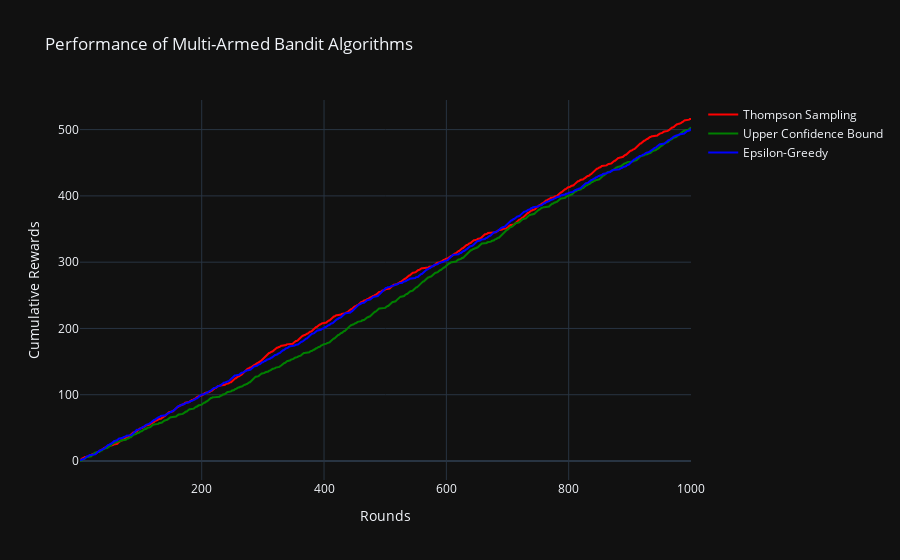

Write notebook code for a chart like this one.
### Markdown cell above
# CIA-I

### Code cell
import numpy as np
import plotly.graph_objects as go
import random

# Define constants for the problem
NUM_ALGORITHMS = 3
NUM_PRODUCTS = 10
NUM_ROUNDS = 1000

# Initialize variables to track cumulative rewards
cumulative_rewards = np.zeros((NUM_ALGORITHMS, NUM_ROUNDS))

# Store data for the Thompson Sampling algorithm
def thompson_sampling(num_rounds, num_products):
    """
    Function to implement Thompson Sampling Algorithm.
    """
    product_rewards_1 = [0] * num_products
    product_rewards_0 = [0] * num_products
    total_rewards = []

    for round_num in range(num_rounds):
        product_selected = 0
        max_beta = 0
        
        for i in range(num_products):
            beta_sample = random.betavariate(product_rewards_1[i] + 1, product_rewards_0[i] + 1)
            if beta_sample > max_beta:
                max_beta = beta_sample
                product_selected = i

        reward = random.choice([0, 1])  # Simulate customer click
        if reward == 1:
            product_rewards_1[product_selected] += 1
        else:
            product_rewards_0[product_selected] += 1
        
        total_rewards.append(sum(product_rewards_1))

    return total_rewards

# Implement the UCB algorithm
def upper_confidence_bound(num_rounds, num_products):
    """
    Function to implement Upper Confidence Bound (UCB) Algorithm.
    """
    rewards = [0] * num_products
    counts = [0] * num_products
    total_rewards = []

    for round_num in range(num_rounds):
        product_selected = 0
        max_ucb = 0

        for i in range(num_products):
            if counts[i] > 0:
                avg_reward = rewards[i] / counts[i]
                delta = np.sqrt(2 * np.log(round_num + 1) / counts[i])
                ucb = avg_reward + delta
            else:
                ucb = 1e400  # Set to a large value

            if ucb > max_ucb:
                max_ucb = ucb
                product_selected = i

        reward = random.choice([0, 1])  # Simulate customer click
        rewards[product_selected] += reward
        counts[product_selected] += 1

        total_rewards.append(sum(rewards))

    return total_rewards

# Implement the epsilon-greedy algorithm
def epsilon_greedy(num_rounds, num_products, epsilon=0.1):
    """
    Function to implement Epsilon-Greedy Algorithm.
    """
    rewards = [0] * num_products
    counts = [0] * num_products
    total_rewards = []

    for round_num in range(num_rounds):
        explore = random.uniform(0, 1) < epsilon
        if explore:
            product_selected = random.randint(0, num_products - 1)
        else:
            avg_rewards = [rewards[i] / counts[i] if counts[i] > 0 else 0 for i in range(num_products)]
            product_selected = np.argmax(avg_rewards)

        reward = random.choice([0, 1])  # Simulate customer click
        rewards[product_selected] += reward
        counts[product_selected] += 1

        total_rewards.append(sum(rewards))

    return total_rewards

# Run simulations for each algorithm
def run_algorithms(num_rounds, num_products):
    """
    Run all three algorithms and collect data.
    """
    ts_rewards = thompson_sampling(num_rounds, num_products)
    ucb_rewards = upper_confidence_bound(num_rounds, num_products)
    eg_rewards = epsilon_greedy(num_rounds, num_products)

    return ts_rewards, ucb_rewards, eg_rewards

# Visualize the results
def visualize_results(ts_rewards, ucb_rewards, eg_rewards):
    """
    Create a comparative chart to visualize cumulative rewards.
    """
    rounds = list(range(1, len(ts_rewards) + 1))
    
    fig = go.Figure()
    fig.add_trace(go.Scatter(x=rounds, y=ts_rewards, mode='lines', name='Thompson Sampling', line=dict(color='red')))
    fig.add_trace(go.Scatter(x=rounds, y=ucb_rewards, mode='lines', name='Upper Confidence Bound', line=dict(color='green')))
    fig.add_trace(go.Scatter(x=rounds, y=eg_rewards, mode='lines', name='Epsilon-Greedy', line=dict(color='blue')))
    
    fig.update_layout(
        title='Performance of Multi-Armed Bandit Algorithms',
        xaxis_title='Rounds',
        yaxis_title='Cumulative Rewards',
        template='plotly_dark'
    )
    
    fig.show()

# Main function to execute the entire flow
def main():
    """
    Main function to run the algorithms and visualize their performance.
    """
    ts_rewards, ucb_rewards, eg_rewards = run_algorithms(NUM_ROUNDS, NUM_PRODUCTS)
    visualize_results(ts_rewards, ucb_rewards, eg_rewards)

# Run the main function
main()

### Figure 1 — Plotly figure (JSON) as saved in the notebook; plotly's stock layout.template omitted (floating-point values rounded to 4 significant figures; data arrays with more than 128 entries replaced by an {"elided": "..."} marker saying what was removed)
{"data": [{"line": {"color": "red"}, "mode": "lines", "name": "Thompson Sampling", "type": "scatter", "x": {"elided": "1000 int values"}, "y": {"elided": "1000 int values"}}, {"line": {"color": "green"}, "mode": "lines", "name": "Upper Confidence Bound", "type": "scatter", "x": {"elided": "1000 int values"}, "y": {"elided": "1000 int values"}}, {"line": {"color": "blue"}, "mode": "lines", "name": "Epsilon-Greedy", "type": "scatter", "x": {"elided": "1000 int values"}, "y": {"elided": "1000 int values"}}], "layout": {"title": {"text": "Performance of Multi-Armed Bandit Algorithms"}, "xaxis": {"title": {"text": "Rounds"}}, "yaxis": {"title": {"text": "Cumulative Rewards"}}}}
